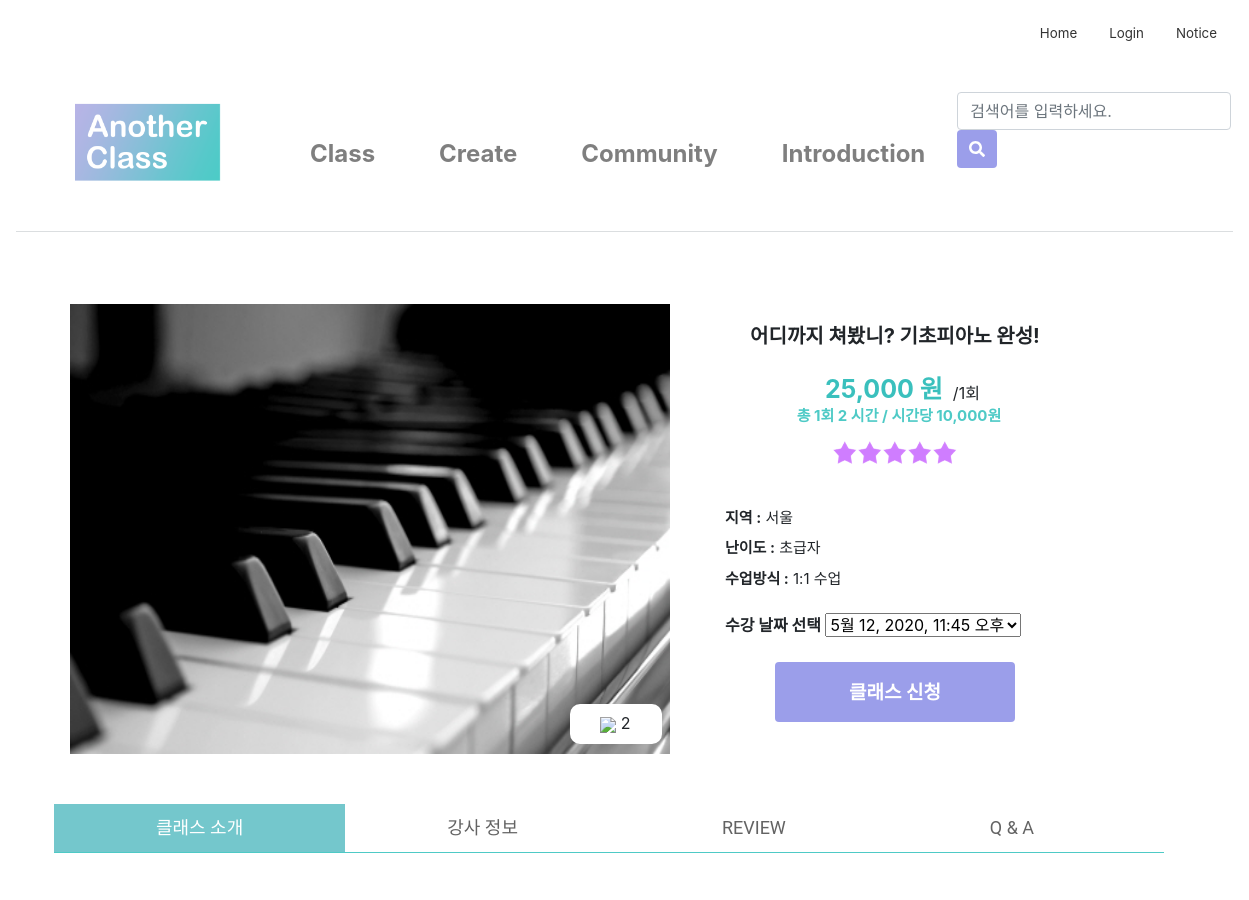
The page /product/13/ (upper part) on the database as committed earlier.
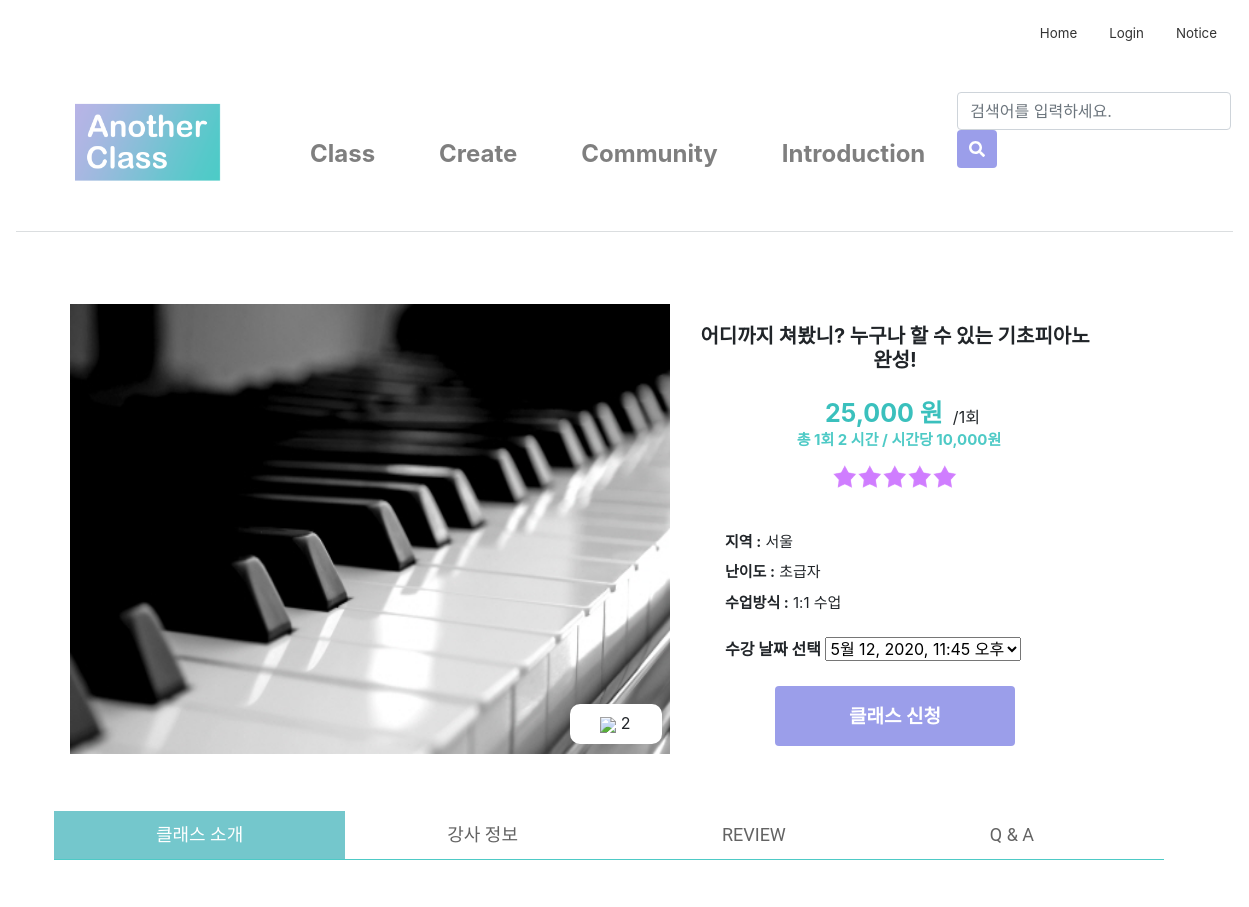
The same page on the database as committed later.
### firstApp/models.py (models this page shows, shortened)
class Class(models.Model):
    author = models.ForeignKey(settings.AUTH_USER_MODEL, on_delete=models.CASCADE, default=1)
    title = models.CharField(max_length=50)
    tutor = models.CharField(max_length=10)
    tutor_photo = ProcessedImageField(upload_to="tutor", processors=[ResizeToFill(300,300)], default='')
    tutor_insta = models.CharField(null=True, blank=True, max_length=50, default='')
    tutor_blog = models.CharField(null=True, blank=True, max_length=50, default='')
    tutor_youtube = models.CharField(null=True, blank=True, max_length=50, default='')
    category = models.ForeignKey('firstApp.Category', on_delete=models.CASCADE, default=1, related_name='category')
    area = models.ForeignKey('firstApp.Area', on_delete=models.CASCADE, default=1)
    photo = ProcessedImageField(upload_to="class", processors=[ResizeToFill(600,450)], default='')
    body = RichTextUploadingField(default='')
    tutor_body = RichTextUploadingField(default='')
    price = models.CharField(max_length=10)
    time = models.CharField(max_length=5)
    level = models.ForeignKey('firstApp.Level', on_delete=models.CASCADE, default=1, related_name='level')
    mode = models.ForeignKey('firstApp.Mode', on_delete=models.CASCADE, default=1, related_name='mode')
    in_min = models.PositiveIntegerField(null=True, blank=True, default='1')
    in_max = models.PositiveIntegerField(null=True, blank=True, default='1')
    like_user = models.ManyToManyField(settings.AUTH_USER_MODEL, related_name='like_class')
    like_count = models.PositiveIntegerField(default=0)

class Area(models.Model):
    name = models.CharField(max_length=20)
    def __str__(self):
        return self.name

class Level(models.Model):
    name = models.CharField(max_length=20)
    def __str__(self):
        return self.name

class Mode(models.Model):
    name = models.CharField(max_length=20)
    def __str__(self):
        return self.name

### firstApp/views.py (the view)
# urls.py: path('product/<int:class_id>/', views.product, name='product'),
def product(request, class_id):
    class_detail = get_object_or_404(Class, pk=class_id)
    heart = 0
    if request.user in class_detail.like_user.all():
        heart = 1
    if request.method == "POST":
        form = QuestionForm(request.POST)
        if form.is_valid():
            question = form.save(commit=False)
            question.inClass = class_detail
            question.author = User.objects.get(username=request.user.get_username())
            question.save()
            return HttpResponseRedirect("/product/{}".format(class_id))
    else:
        form = QuestionForm()
        class_detail.save()
        return render(request, 'firstApp/product.html', {
            'class_detail': class_detail, 'heart': heart, 'form': form})

### firstApp/forms.py
class QuestionForm(forms.ModelForm):
    class Meta:
        model = ClassQna
        fields = ['question']
        widgets = {
            'question': forms.Textarea(attrs={'class': 'form-control', 'style': 'width: 100%; height:10%; resize:none;'})
        }

### firstApp/templates/firstApp/product.html (shortened to what this page needs)
{% extends 'firstApp/base.html'%}
{% load static %}
{% block content %}
<link href="{% static 'css/product_custom.css' %}" rel="stylesheet">
<div class="container">
    <div class="product">
        <div class="product-pic">
            {% if class_detail.photo %}
            <img style="width:600px;height:450px;" alt="" src="{{ class_detail.photo.url }}">
            {% endif %}
             <div class="like_block">
                    {% if user != class_detail.author %}
                    {% if heart == 1 %}
                    <a href="{% url 'like' class_detail.id %}"><b><img
                            src="https://img.icons8.com/material-sharp/24/000000/like.png"/></b></a>
                    {% else %}
                    <a href="{% url 'like' class_detail.id %}"><b><img
                            src="https://img.icons8.com/metro/26/000000/like.png"/></b></a>
                    {% endif %}
                    {{ class_detail.like_count }}
                    {% else %}
                    <b><img src="https://img.icons8.com/material-sharp/24/000000/like.png"/></b>
                    {{ class_detail.like_count }}
                    {% endif %}
             </div>
        </div>
        <div class="product-info">
            <h2>{{ class_detail.title }}</h2>
            <div class="center">
                <div class="perprice">{{class_detail.price}} 원</div>
                <div class="hour">/1회</div>
                <div class="onetime">총 1회 {{class_detail.time}} 시간 / 시간당 10,000원</div>
                <img src="{% static 'image\stars.png' %}">
            </div>
            <ul>
                <li>
                    <b>지역 :</b>
                    <a>{{ class_detail.area }}</a>
                </li>
                <li>
                    <b>난이도 :</b>
                    <a>{{ class_detail.level }}</a>
                </li>
                <li>
                    <b>수업방식 :</b>
                    <a>{{ class_detail.mode }}</a>
                </li>
                <li>
                </li>
            </ul>
            {% if user != class_detail.author %}
            <form action="{% url 'apply' class_detail.id%}" method="get">
                <b>수강 날짜 선택</b>
            <select name="date">
                {% for date in class_detail.date_class.all %}
                <option value="{{date.pk}}">{{ date.date }}</option>
                {% endfor %}
            </select>
                    <input class="btn btn-primary button" type="submit" value="클래스 신청">
            </form>
            {% endif %}
        </div>
    </div>
    <div class="category-tab shop-details-tab">
        <ul class="nav nav-tabs">
            <li class="active"><a data-toggle="tab" href="#details">클래스 소개</a></li>
            <li><a data-toggle="tab" href="#tutor">강사 정보</a></li>
            <li><a data-toggle="tab" href="#review">REVIEW</a></li>
            <li><a data-toggle="tab" href="#qna">Q & A</a></li>
        </ul>
        <div class="tab-content">
            <div class="tab-pane active" id="details">
                <div class="more-container">
                </div>
            </div>
            </div>
        </div>
    </div>
{% endblock content%}

Rows that differ between the two databases and show on the page:
changed Class "서울": title "어디까지 쳐봤니? 기초피아노 완성!" → "어디까지 쳐봤니? 누구나 할 수 있는 기초피아노 완성!"
